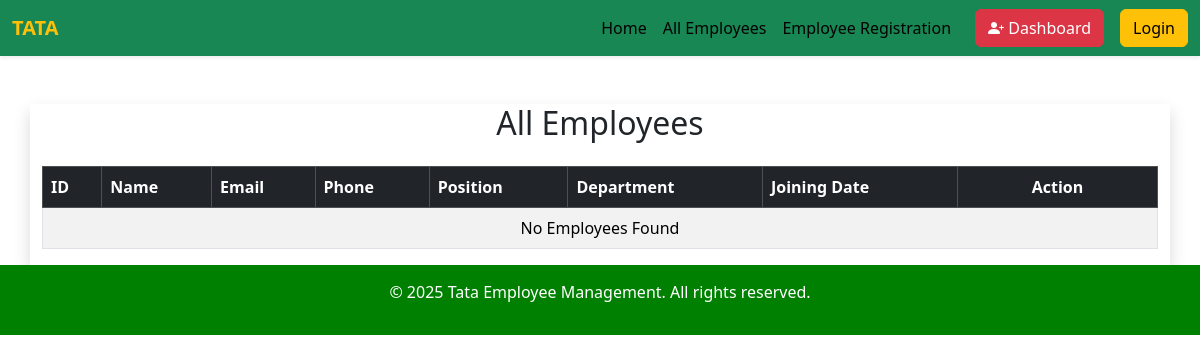
/employees/, run on an earlier commit of the app's database.
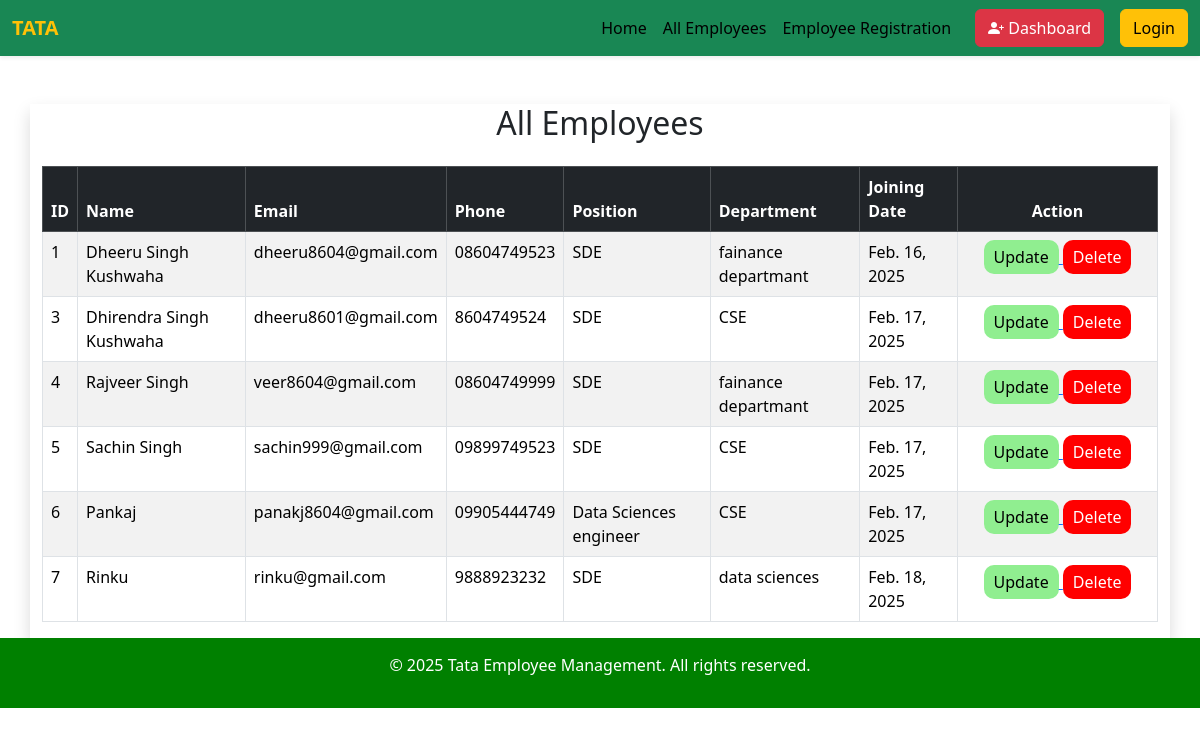
And on a later commit of the database.
### all_ems/models.py (models this page shows, shortened)
class Employee(models.Model):
    id = models.AutoField(primary_key=True)
    name = models.CharField(max_length=100)
    email = models.EmailField(unique=True)
    phone = models.CharField(max_length=15)
    position = models.CharField(max_length=100)
    department = models.CharField(max_length=100)
    salary = models.DecimalField(max_digits=10, decimal_places=2)
    joining_date = models.DateField(auto_now_add=True)

### all_ems/views.py (the view)
# urls.py: path('employees/', views.all_employees, name='all_employees'),  # Fixed the duplicate name issue
def all_employees(request):
    employees = Employee.objects.all()
    return render(request, 'all_emp.html', {'employees': employees})

### all_ems/templates/all_emp.html (shortened to what this page needs)
{% extends 'base.html' %}
{% block content %}
<div class="container mt-5 shadow">
    <h2 class="text-center">All Employees</h2>
    <table class="table table-striped table-bordered mt-4">
        <thead class="table-dark">
            <tr>
                <th>ID</th>
                <th>Name</th>
                <th>Email</th>
                <th>Phone</th>
                <th>Position</th>
                <th>Department</th>
                <th>Joining Date</th>
                <th style="width: 200px; text-align: center;">Action</th>
            </tr>
        </thead>
        <tbody>
            {% for employee in employees %}
            <tr>
                <td>{{ employee.id }}</td>
                <td>{{ employee.name }}</td>
                <td>{{ employee.email }}</td>
                <td>{{ employee.phone }}</td>
                <td>{{ employee.position }}</td>
                <td>{{ employee.department }}</td>
                <td>{{ employee.joining_date }}</td>
                <td style="text-align: center;">
                    <a href="{% url 'update_employee' employee.id %}">
                        <button style="background-color: lightgreen; border: none; border-radius: 10px; padding: 5px 10px;">Update</button>
                    </a>
                    <a href="{% url 'delete_employee' employee.id %}" onclick="return confirm('Are you sure you want to delete this employee?');">
                        <button style="background-color: red; border: none; border-radius: 10px; padding: 5px 10px; color: white;">Delete</button>
                    </a>
                </td>
            </tr>
            {% empty %}
            <tr>
                <td colspan="8" class="text-center">No Employees Found</td>
            </tr>
            {% endfor %}
        </tbody>
    </table>
</div>
{% endblock %}

### templates/base.html (shortened to what this page needs)
<!DOCTYPE html>
<html lang="en">
  <head>
    <link href="https://cdn.jsdelivr.net/npm/bootstrap@5.3.2/dist/css/bootstrap.min.css" rel="stylesheet" />
    <link rel="stylesheet" href="https://cdn.jsdelivr.net/npm/bootstrap-icons/font/bootstrap-icons.css" />
  </head>
  <body>
    <nav class="navbar navbar-expand-lg navbar-light bg-success shadow-sm">
      <div class="container-fluid">
        <span class="navbar-brand fw-bold text-warning">TATA</span>
        <div class="collapse navbar-collapse justify-content-end" id="navbarNav">
          <ul class="navbar-nav me-3 mb-2 mb-lg-0">
            <li class="nav-item">
              <a class="nav-link active" href="{% url 'home' %}">Home</a>
            </li>
            <li class="nav-item">
              <a class="nav-link active" href="{% url 'all_employees' %}">All Employees</a>
            </li>
            <li class="nav-item">
              <a class="nav-link active" href="{% url 'emp_reg' %}">Employee Registration</a>
            </li>
          </ul>
          <a href="{% url 'dashboard' %}" class="btn btn-danger me-3">
            <i class="bi bi-person-plus-fill"></i> Dashboard
          </a>
          {% if user.is_authenticated %}
            <a href="{% url 'logout' %}" class="btn btn-warning">Logout</a>
          {% else %}
            <a href="{% url 'login' %}" class="btn btn-warning">Login</a>
          {% endif %}
        </div>
      </div>
    </nav>
    {% block content %}
    {% endblock %}
    <footer >
      <p >&copy; 2025 Tata Employee Management. All rights reserved.</p>
    </footer>
  </body>
</html>

### templates/base.html (style rules this page uses)
body { min-height: 100vh; display: flex; flex-direction: column; }
footer { background-color: green; color: white; text-align: center; padding: 15px 0; position: relative; bottom: 0; width: 100%; }

What changed in the data, as far as the page shows it:
added Employee: id "1", name "Dheeru Singh Kushwaha", email "dheeru8604@gmail.com", phone "08604749523", position "SDE", department "fainance departmant", joining_date "Feb. 16, 2025"
added Employee: id "3", name "Dhirendra Singh Kushwaha", email "dheeru8601@gmail.com", phone "8604749524", position "SDE", department "CSE", joining_date "Feb. 17, 2025"
added Employee: id "4", name "Rajveer Singh", email "veer8604@gmail.com", phone "08604749999", position "SDE", department "fainance departmant", joining_date "Feb. 17, 2025"
added Employee: id "5", name "Sachin Singh", email "sachin999@gmail.com", phone "09899749523", position "SDE", department "CSE", joining_date "Feb. 17, 2025"
added Employee: id "6", name "Pankaj", email "panakj8604@gmail.com", phone "09905444749", position "Data Sciences engineer", department "CSE", joining_date "Feb. 17, 2025"
added Employee: id "7", name "Rinku", email "rinku@gmail.com", phone "9888923232", position "SDE", department "data sciences", joining_date "Feb. 18, 2025"
Also different on the page:
text no longer shown: "No Employees Found"
